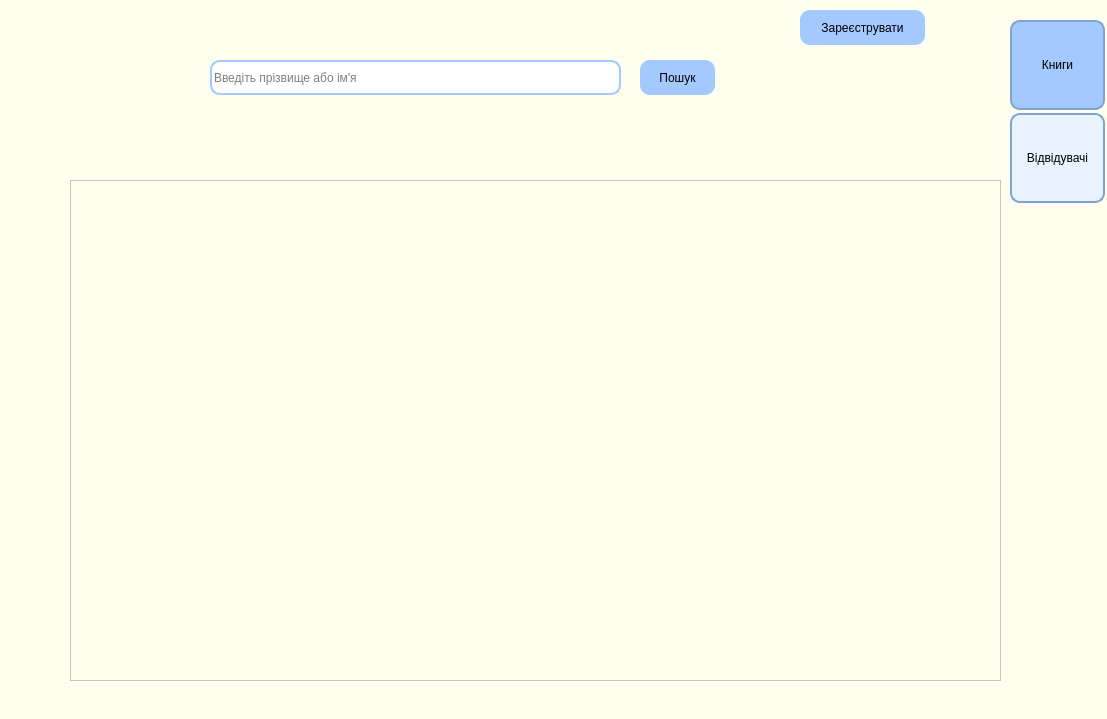
<?xml version="1.0" encoding="UTF-8"?>
<ui version="4.0">
 <class>Visitorssearch</class>
 <widget class="QMainWindow" name="Visitorssearch">
  <property name="geometry">
   <rect>
    <x>0</x>
    <y>0</y>
    <width>1107</width>
    <height>719</height>
   </rect>
  </property>
  <property name="windowTitle">
   <string>MainWindow</string>
  </property>
  <property name="styleSheet">
   <string notr="true">background-color: rgb(255, 255, 240);</string>
  </property>
  <widget class="QWidget" name="centralwidget">
   <widget class="QPushButton" name="visitors_button">
    <property name="geometry">
     <rect>
      <x>1010</x>
      <y>113</y>
      <width>95</width>
      <height>90</height>
     </rect>
    </property>
    <property name="styleSheet">
     <string notr="true">border-radius: 10px;
border: 2px solid rgb(127, 165, 206);
background-color: rgb(233, 243, 255);
font: 13pt &quot;Arial&quot;;
padding 5px;
</string>
    </property>
    <property name="text">
     <string>Відвідувачі</string>
    </property>
   </widget>
   <widget class="QPushButton" name="books_button">
    <property name="geometry">
     <rect>
      <x>1010</x>
      <y>20</y>
      <width>95</width>
      <height>90</height>
     </rect>
    </property>
    <property name="styleSheet">
     <string notr="true">border-radius: 10px;
border: 2px solid rgb(127, 165, 206);
background-color: rgb(164, 201, 255);
font: 13pt &quot;Arial&quot;;
padding 5px;
</string>
    </property>
    <property name="text">
     <string>Книги</string>
    </property>
   </widget>
   <widget class="QScrollArea" name="scrollArea">
    <property name="geometry">
     <rect>
      <x>70</x>
      <y>180</y>
      <width>931</width>
      <height>501</height>
     </rect>
    </property>
    <property name="widgetResizable">
     <bool>true</bool>
    </property>
    <widget class="QWidget" name="scrollAreaWidgetContents">
     <property name="geometry">
      <rect>
       <x>0</x>
       <y>0</y>
       <width>929</width>
       <height>499</height>
      </rect>
     </property>
    </widget>
   </widget>
   <widget class="QLineEdit" name="name">
    <property name="geometry">
     <rect>
      <x>210</x>
      <y>60</y>
      <width>411</width>
      <height>35</height>
     </rect>
    </property>
    <property name="styleSheet">
     <string notr="true">border-radius: 10px;
font: 14pt &quot;Arial&quot;;
border: 2px solid rgb(164, 201, 255);
background-color: white;
</string>
    </property>
    <property name="placeholderText">
     <string>Введіть прізвище або ім'я</string>
    </property>
   </widget>
   <widget class="QPushButton" name="search_button">
    <property name="geometry">
     <rect>
      <x>640</x>
      <y>60</y>
      <width>75</width>
      <height>35</height>
     </rect>
    </property>
    <property name="styleSheet">
     <string notr="true">border-radius: 10px;
border-color: rgb(0, 0, 0);
background-color: rgb(164, 201, 255);
font: 13pt &quot;Arial&quot;;
</string>
    </property>
    <property name="text">
     <string>Пошук</string>
    </property>
   </widget>
   <widget class="QPushButton" name="register_button">
    <property name="geometry">
     <rect>
      <x>800</x>
      <y>10</y>
      <width>125</width>
      <height>35</height>
     </rect>
    </property>
    <property name="styleSheet">
     <string notr="true">border-radius: 10px;
border-color: rgb(0, 0, 0);
background-color: rgb(164, 201, 255);
font: 13pt &quot;Arial&quot;;
</string>
    </property>
    <property name="text">
     <string>Зареєструвати</string>
    </property>
   </widget>
   <widget class="QLabel" name="label">
    <property name="geometry">
     <rect>
      <x>30</x>
      <y>30</y>
      <width>120</width>
      <height>120</height>
     </rect>
    </property>
    <property name="text">
     <string/>
    </property>
    <property name="pixmap">
     <pixmap>Designer-removebg-preview.png</pixmap>
    </property>
    <property name="scaledContents">
     <bool>true</bool>
    </property>
   </widget>
  </widget>
  <widget class="QStatusBar" name="statusbar"/>
 </widget>
 <resources/>
 <connections/>
</ui>
